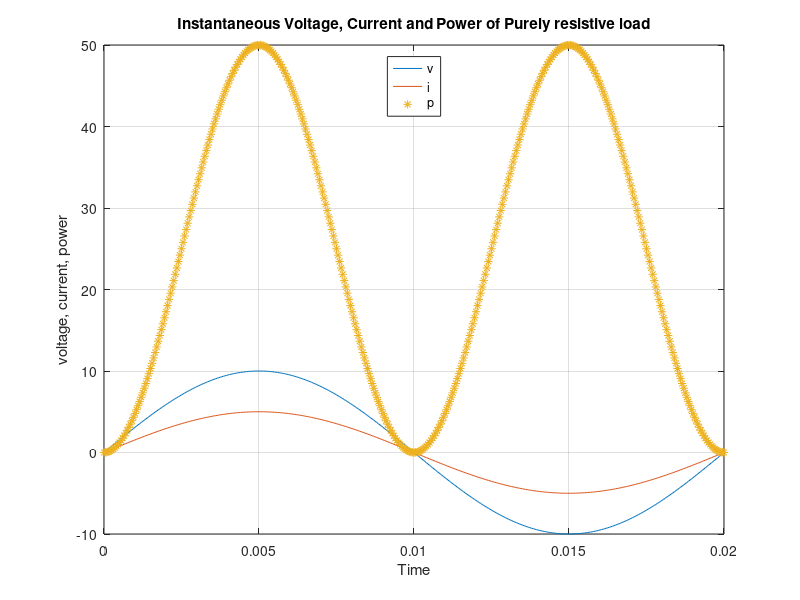

MATLAB code for this plot:
clear all; close all; clc;
t=0:0.00005:0.02;
f=50;
R=2;
Z=R;
Vm=10;
Im=Vm/abs(Z);
anglez=angle(Z);
v=Vm*sin(2*pi*f*t);
i=Im*sin(2*pi*f*t-angle(Z));
p=v.*i;
plot(t,v,t,i,t,p,'*')
title('Instantaneous Voltage, Current and Power of Purely resistive load')
grid
xlabel('Time')
ylabel('voltage, current, power')
legend('v','i','p','location','north')